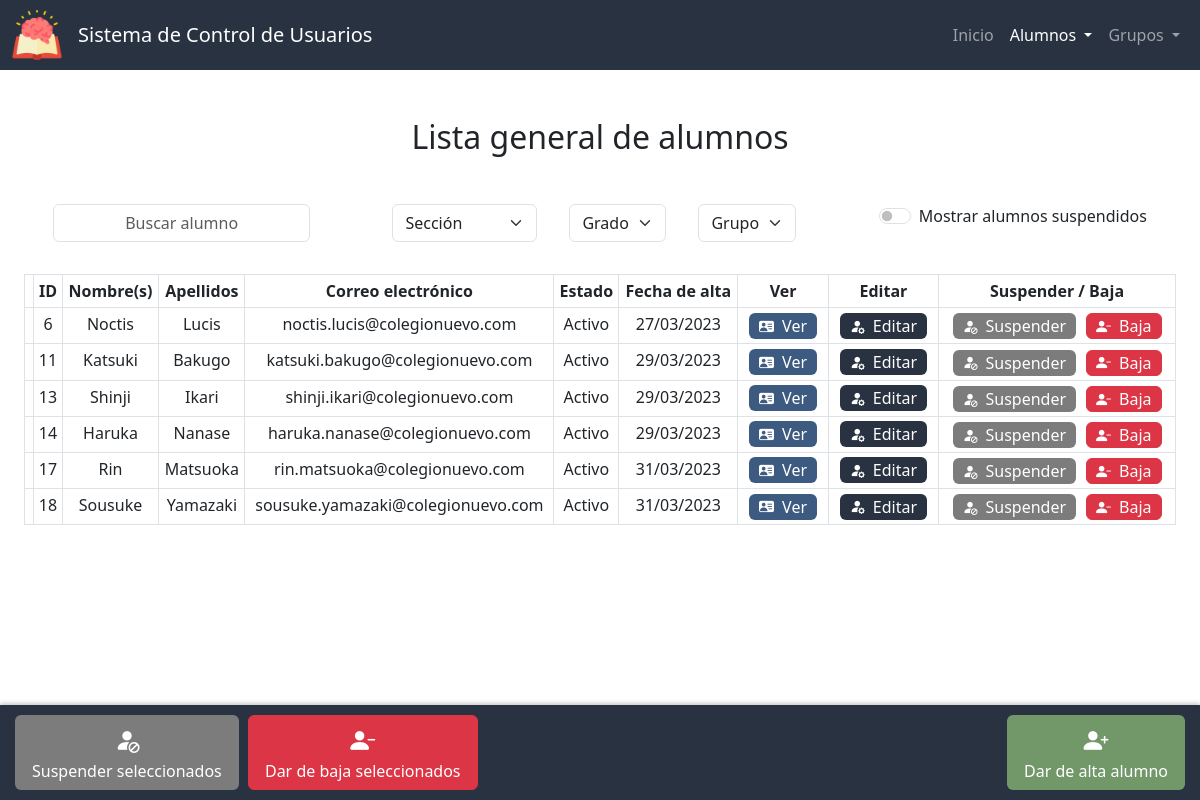
/lista_alumnos, run on an earlier commit of the app's database.
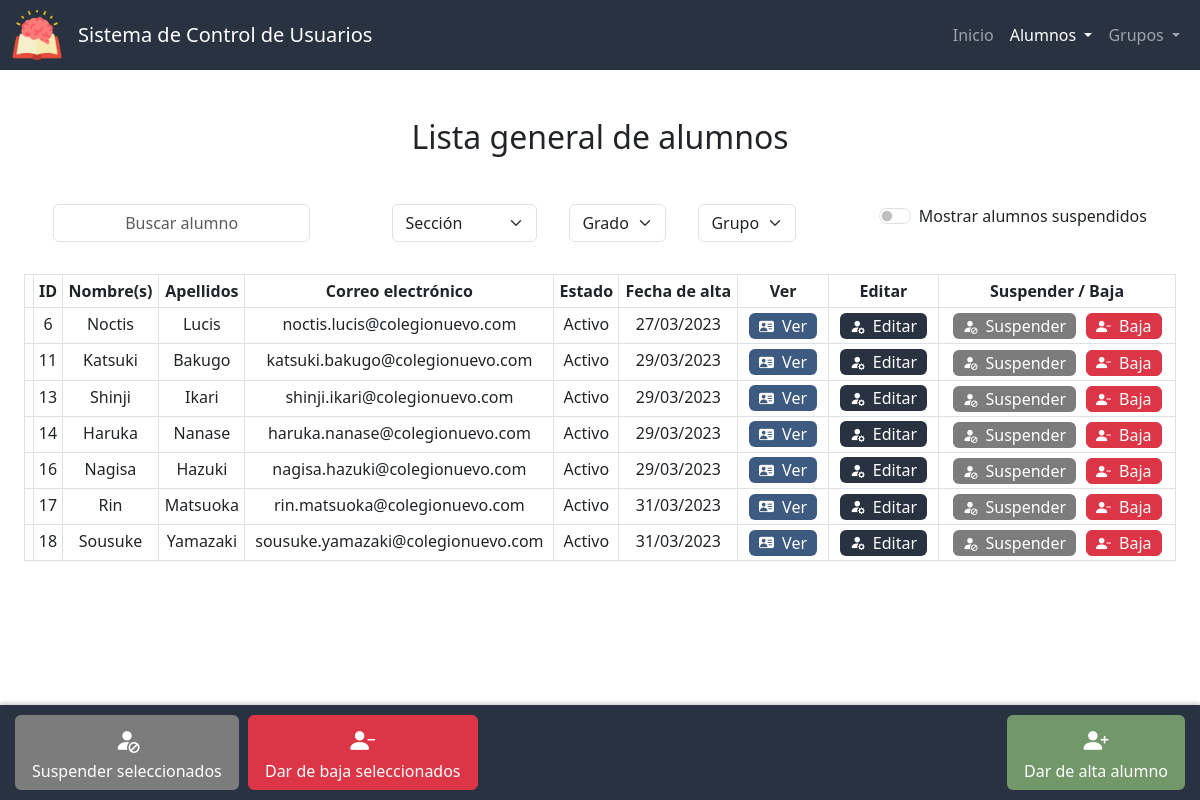
And on a later commit of the database.
### app.py (models this page shows, shortened)
class Alumnos(db.Model):
    id = db.Column(db.Integer, primary_key=True)
    nombre = db.Column(db.String(50), nullable=False)
    apellidos = db.Column(db.String(50), nullable=False)
    correo = db.Column(db.String(50), nullable=False, unique=True)
    estado = db.Column(db.Integer, nullable=False, default=0) # 0 - activo, 1 - suspendido, 2 - baja
    fecha_de_creacion = db.Column(db.DateTime, nullable=False, default=datetime.now)

### app.py (the view)
@app.route("/lista_alumnos", methods=["GET", "POST"])
def lista_alumnos():
    if request.method == "POST":
        grupo_actual = {}
        grupo_actual["seccion"] = request.form.get("seccion")
        grupo_actual["grado"] = request.form.get("grado")
        grupo_actual["grupo"] = request.form.get("grupo")
        suspendidos = True if request.form.get("suspendidos") == "on" else False
        estado = [0, 1] if suspendidos else [0]
        secciones = db.session.query(Grupos.seccion).distinct().all()
        datos = consultar_alumnos(grupo_actual, suspendidos,estado)
        if datos:
            return render_template("lista_alumnos.html", active="Lista de alumnos", lista=datos['lista'] , estados=ESTADOSV, grupo_actual=grupo_actual, secciones=secciones, grados=datos['grados'], grupos=datos['grupos'], suspendidos=suspendidos)
        else:
            lista = Alumnos.query.filter(Alumnos.estado.in_(estado)).all()
            return render_template("lista_alumnos.html", active="Lista de alumnos", lista=lista, estados=ESTADOSV, grupo_actual=None, secciones=secciones, grados=None, grupos=None, suspendidos=suspendidos)
    else:
        estado = 0
        lista = Alumnos.query.filter(Alumnos.estado == estado).all()
        secciones = db.session.query(Grupos.seccion).distinct().all()
        return render_template("lista_alumnos.html", active="Lista de alumnos", lista=lista, estados=ESTADOSV, grupo_actual=None, secciones=secciones, grados=None, grupos=None)

### templates/lista_alumnos.html (shortened to what the changed rows need)
{% extends "layout.html" %}
{% block scripts %}
    <link href="https://unpkg.com/bootstrap-table@1.21.3/dist/bootstrap-table.min.css" rel="stylesheet">
{% endblock %}
{% block main %}
    <h2 class="mb-5">
        {% if grupo_actual %} Lista de {% else %} Lista general de alumnos {% endif %}
    </h2>
    <div id="alumnos-div" class="container-fluid">
        <table id="tabla-alumnos" class="table table-hover table-bordered table-sm"
        data-search="true" data-search-accent-neutralise="true" data-search-selector="#buscar"
        data-show-columns="true" data-show-columns-toggle-all="true"
        data-show-pagination-switch="true" data-show-toggle="true" data-show-fullscreen="true"
        data-buttons-class="" data-locale="es-MX" data-visible-search="true"
        data-page-list="[10, 25, 50, 100, All]" data-select-item-name="selectedItems">
            <thead id="thead" class="color-primario">
                <tr>
                    <th data-field="state" data-checkbox="true"></th>
                    <th data-sortable="true" scope="col" data-visible="false" >ID</th>
                    <th data-sortable="true" scope="col">Nombre(s)</th>
                    <th data-sortable="true" scope="col">Apellidos</th>
                    <th data-sortable="true" scope="col">Correo electrónico</th>
                    <th data-sortable="true" scope="col" class="col-movil">Estado</th>
                    <th data-sortable="true" scope="col" class="col-movil">Fecha de alta</th>
                    <th>Ver</th>
                    <th class="col-movil">Editar</th>
                    <th class="col-movil">Suspender / Baja</th>
                </tr>
            </thead>
            <tbody id="tbody">
                {% for i in lista %}
                    <tr {% if i.estado == 1 %} class="suspendido" {% endif %}>
                        <td></td>
                        <td>{{ i.id }}</td>
                        <td >{{ i.nombre }}</td>
                        <td>{{ i.apellidos }}</td>
                        <td>{{ i.correo }}</td>
                        <td>{{ estados[i.estado] }}</td>
                        <td>{{ i.fecha_de_creacion.strftime('%d/%m/%Y') }}</td>
                        <td>
                            <form action="/ver_alumno" method="get">
                                <button type="submit" class="edit btn ver" title="Ver alumno"><i class="bi-small bi bi-person-vcard-fill mx-1"></i><span class="mx-1 no-movil">Ver</span></button>
                            </form>
                        </td>
                        <td>
                            <form action="/editar_alumno" method="get">
                                <button type="submit" class="edit btn color-primario" title="Editar alumno"><i class="bi-small bi bi-person-fill-gear mx-1"></i><span class="mx-1 no-movil">Editar</span></button>
                            </form>
                        </td>
                        <td>
                            <div class="btn-group">
                                <form action="/suspender_alumno" method="post" {% if i.estado in (1,2) %} style="display:none;" {% else %} style="display:inline;" {% endif %}>
                                    <button type="submit" class="edit btn gris-oscuro" title="Suspender alumno"><i class="bi-small bi-person-fill-slash mx-1"></i><span class="mx-1 no-movil">Suspender</span></button>
                                </form>
                                <form id="form-eliminar-usuario" action="/eliminar_usuario" method="post">
                                    <button type="button" class="edit btn btn-danger" title="Eliminar alumno" onclick="confirmarEliminarUsuario('{{ i.id }}', '{{ i.nombre }}', '{{ i.apellidos }}')"><i class="bi-small bi bi-person-dash-fill mx-1"></i><span class="mx-1 no-movil">Baja</span></button>
                                </form>
                            </div>
                        </td>
                    </tr>
                {% endfor %}
            </tbody>
        </table>
    </div>
{% endblock %}

What changed in the data, as far as the page shows it:
now on this page (row edited): Alumnos: id "16", nombre "Nagisa", apellidos "Hazuki", correo "nagisa.hazuki@colegionuevo.com", estado "Activo", fecha_de_creacion "29/03/2023"
